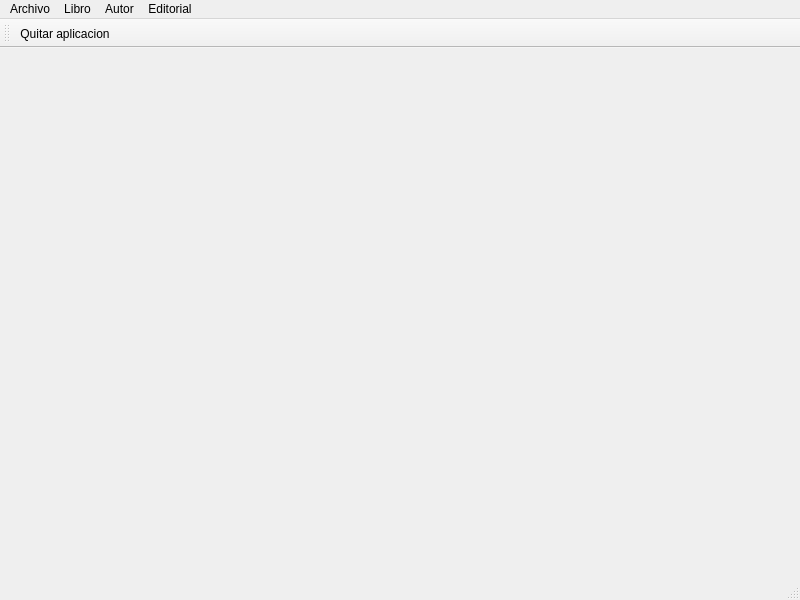
<?xml version="1.0" encoding="UTF-8"?>
<ui version="4.0">
 <class>MainWindow</class>
 <widget class="QMainWindow" name="MainWindow">
  <property name="geometry">
   <rect>
    <x>0</x>
    <y>0</y>
    <width>800</width>
    <height>600</height>
   </rect>
  </property>
  <property name="windowTitle">
   <string>MainWindow</string>
  </property>
  <widget class="QWidget" name="centralwidget"/>
  <widget class="QMenuBar" name="menubar">
   <property name="geometry">
    <rect>
     <x>0</x>
     <y>0</y>
     <width>800</width>
     <height>17</height>
    </rect>
   </property>
   <widget class="QMenu" name="menuQuitar_aplicacion">
    <property name="title">
     <string>Archivo</string>
    </property>
    <addaction name="actionQuitar_aplicacion"/>
   </widget>
   <widget class="QMenu" name="menuLibro">
    <property name="title">
     <string>Libro</string>
    </property>
    <addaction name="actionLibroABC"/>
    <addaction name="actionLibroconsulta"/>
   </widget>
   <widget class="QMenu" name="menuAutor">
    <property name="title">
     <string>Autor</string>
    </property>
    <addaction name="actionAutorABC"/>
   </widget>
   <widget class="QMenu" name="menuEditorial">
    <property name="title">
     <string>Editorial</string>
    </property>
    <addaction name="actionEditorialABC"/>
   </widget>
   <addaction name="menuQuitar_aplicacion"/>
   <addaction name="menuLibro"/>
   <addaction name="menuAutor"/>
   <addaction name="menuEditorial"/>
  </widget>
  <widget class="QStatusBar" name="statusbar"/>
  <widget class="QToolBar" name="toolBar">
   <property name="windowTitle">
    <string>toolBar</string>
   </property>
   <attribute name="toolBarArea">
    <enum>TopToolBarArea</enum>
   </attribute>
   <attribute name="toolBarBreak">
    <bool>false</bool>
   </attribute>
   <addaction name="actionQuitar_aplicacion"/>
  </widget>
  <action name="actionQuitar_aplicacion">
   <property name="text">
    <string>Quitar aplicacion</string>
   </property>
  </action>
  <action name="actionLibroABC">
   <property name="text">
    <string>, modificación</string>
   </property>
  </action>
  <action name="actionAutorABC">
   <property name="text">
    <string>, modificación</string>
   </property>
  </action>
  <action name="actionEditorialABC">
   <property name="text">
    <string>, modificación</string>
   </property>
  </action>
  <action name="actionLibroconsulta">
   <property name="text">
    <string>consulta</string>
   </property>
  </action>
 </widget>
 <resources/>
 <connections/>
</ui>
